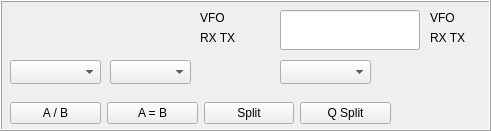
   <widget class="QFrame" name="frame">
    <property name="enabled">
     <bool>true</bool>
    </property>
    <property name="geometry">
     <rect>
      <x>110</x>
      <y>80</y>
      <width>491</width>
      <height>131</height>
     </rect>
    </property>
    <property name="frameShape">
     <enum>QFrame::Box</enum>
    </property>
    <property name="frameShadow">
     <enum>QFrame::Raised</enum>
    </property>
    <property name="midLineWidth">
     <number>0</number>
    </property>
    <widget class="QLabel" name="label_vfoMain">
     <property name="geometry">
      <rect>
       <x>200</x>
       <y>10</y>
       <width>40</width>
       <height>16</height>
      </rect>
     </property>
     <property name="text">
      <string>VFO</string>
     </property>
    </widget>
    <widget class="QLabel" name="label_vfoSub">
     <property name="geometry">
      <rect>
       <x>430</x>
       <y>10</y>
       <width>40</width>
       <height>16</height>
      </rect>
     </property>
     <property name="text">
      <string>VFO</string>
     </property>
    </widget>
    <widget class="QComboBox" name="comboBox_Mode">
     <property name="enabled">
      <bool>true</bool>
     </property>
     <property name="geometry">
      <rect>
       <x>10</x>
       <y>60</y>
       <width>91</width>
       <height>24</height>
      </rect>
     </property>
    </widget>
    <widget class="QComboBox" name="comboBox_BW">
     <property name="geometry">
      <rect>
       <x>110</x>
       <y>60</y>
       <width>81</width>
       <height>24</height>
      </rect>
     </property>
    </widget>
    <widget class="QLabel" name="label_vfoMainRxTx">
     <property name="geometry">
      <rect>
       <x>200</x>
       <y>30</y>
       <width>51</width>
       <height>16</height>
      </rect>
     </property>
     <property name="text">
      <string>RX TX</string>
     </property>
    </widget>
    <widget class="QLabel" name="label_vfoSubRxTx">
     <property name="geometry">
      <rect>
       <x>430</x>
       <y>30</y>
       <width>51</width>
       <height>16</height>
      </rect>
     </property>
     <property name="text">
      <string>RX TX</string>
     </property>
    </widget>
    <widget class="QLineEdit" name="lineEdit_vfoSub">
     <property name="enabled">
      <bool>true</bool>
     </property>
     <property name="geometry">
      <rect>
       <x>280</x>
       <y>10</y>
       <width>140</width>
       <height>40</height>
      </rect>
     </property>
     <property name="sizePolicy">
      <sizepolicy hsizetype="Fixed" vsizetype="Fixed">
       <horstretch>0</horstretch>
       <verstretch>0</verstretch>
      </sizepolicy>
     </property>
     <property name="font">
      <font>
       <pointsize>18</pointsize>
      </font>
     </property>
     <property name="layoutDirection">
      <enum>Qt::RightToLeft</enum>
     </property>
     <property name="alignment">
      <set>Qt::AlignRight|Qt::AlignTrailing|Qt::AlignVCenter</set>
     </property>
     <property name="readOnly">
      <bool>true</bool>
     </property>
    </widget>
    <widget class="QComboBox" name="comboBox_ModeSub">
     <property name="enabled">
      <bool>true</bool>
     </property>
     <property name="geometry">
      <rect>
       <x>280</x>
       <y>60</y>
       <width>91</width>
       <height>24</height>
      </rect>
     </property>
     <property name="editable">
      <bool>false</bool>
     </property>
    </widget>
    <widget class="vfoDisplay" name="lineEdit_vfoMain" native="true">
     <property name="geometry">
      <rect>
       <x>10</x>
       <y>9</y>
       <width>181</width>
       <height>41</height>
      </rect>
     </property>
     <property name="cursor">
      <cursorShape>PointingHandCursor</cursorShape>
     </property>
    </widget>
    <widget class="QWidget" name="layoutWidget">
     <property name="geometry">
      <rect>
       <x>10</x>
       <y>100</y>
       <width>381</width>
       <height>27</height>
      </rect>
     </property>
     <layout class="QHBoxLayout" name="horizontalLayout_5">
      <item>
       <widget class="QPushButton" name="pushButton_AB">
        <property name="text">
         <string>A / B</string>
        </property>
       </widget>
      </item>
      <item>
       <widget class="QPushButton" name="pushButton_AeqB">
        <property name="text">
         <string>A = B</string>
        </property>
       </widget>
      </item>
      <item>
       <widget class="QPushButton" name="pushButton_Split">
        <property name="text">
         <string>Split</string>
        </property>
        <property name="checkable">
         <bool>true</bool>
        </property>
       </widget>
      </item>
      <item>
       <widget class="QPushButton" name="pushButton_QSplit">
        <property name="text">
         <string>Q Split</string>
        </property>
       </widget>
      </item>
     </layout>
    </widget>
   </widget>
